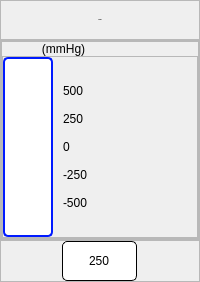
                   <widget class="QFrame" name="vpsensor">
                    <property name="minimumSize">
                     <size>
                      <width>0</width>
                      <height>0</height>
                     </size>
                    </property>
                    <property name="frameShape">
                     <enum>QFrame::NoFrame</enum>
                    </property>
                    <property name="frameShadow">
                     <enum>QFrame::Raised</enum>
                    </property>
                    <layout class="QVBoxLayout" name="verticalLayout_28">
                     <property name="spacing">
                      <number>0</number>
                     </property>
                     <property name="leftMargin">
                      <number>0</number>
                     </property>
                     <property name="topMargin">
                      <number>0</number>
                     </property>
                     <property name="rightMargin">
                      <number>0</number>
                     </property>
                     <property name="bottomMargin">
                      <number>0</number>
                     </property>
                     <item>
                      <widget class="QFrame" name="frame">
                       <property name="frameShape">
                        <enum>QFrame::StyledPanel</enum>
                       </property>
                       <property name="frameShadow">
                        <enum>QFrame::Raised</enum>
                       </property>
                       <layout class="QHBoxLayout" name="horizontalLayout_2">
                        <item>
                         <widget class="QLabel" name="s1_label_7">
                          <property name="minimumSize">
                           <size>
                            <width>100</width>
                            <height>20</height>
                           </size>
                          </property>
                          <property name="maximumSize">
                           <size>
                            <width>16777215</width>
                            <height>20</height>
                           </size>
                          </property>
                          <property name="font">
                           <font>
                            <family>Roboto</family>
                            <pointsize>-1</pointsize>
                            <weight>75</weight>
                            <italic>false</italic>
                            <bold>true</bold>
                           </font>
                          </property>
                          <property name="styleSheet">
                           <string notr="true">font: bold 26px &quot;Roboto&quot;;</string>
                          </property>
                          <property name="text">
                           <string>V.Press</string>
                          </property>
                          <property name="alignment">
                           <set>Qt::AlignCenter</set>
                          </property>
                         </widget>
                        </item>
                       </layout>
                      </widget>
                     </item>
                     <item>
                      <widget class="QFrame" name="frame_2">
                       <property name="frameShape">
                        <enum>QFrame::StyledPanel</enum>
                       </property>
                       <property name="frameShadow">
                        <enum>QFrame::Raised</enum>
                       </property>
                       <layout class="QVBoxLayout" name="verticalLayout_4">
                        <property name="spacing">
                         <number>0</number>
                        </property>
                        <property name="leftMargin">
                         <number>0</number>
                        </property>
                        <property name="topMargin">
                         <number>0</number>
                        </property>
                        <property name="rightMargin">
                         <number>0</number>
                        </property>
                        <property name="bottomMargin">
                         <number>0</number>
                        </property>
                        <item>
                         <widget class="QFrame" name="frame_4">
                          <property name="frameShape">
                           <enum>QFrame::StyledPanel</enum>
                          </property>
                          <property name="frameShadow">
                           <enum>QFrame::Raised</enum>
                          </property>
                          <layout class="QVBoxLayout" name="verticalLayout_3">
                           <property name="spacing">
                            <number>0</number>
                           </property>
                           <property name="leftMargin">
                            <number>0</number>
                           </property>
                           <property name="topMargin">
                            <number>0</number>
                           </property>
                           <property name="rightMargin">
                            <number>0</number>
                           </property>
                           <property name="bottomMargin">
                            <number>0</number>
                           </property>
                           <item>
                            <widget class="QLabel" name="label_3">
                             <property name="styleSheet">
                              <string notr="true">font : 16px &quot;Roboto&quot;</string>
                             </property>
                             <property name="text">
                              <string>            (mmHg)</string>
                             </property>
                            </widget>
                           </item>
                           <item>
                            <widget class="QFrame" name="frame_5">
                             <property name="frameShape">
                              <enum>QFrame::StyledPanel</enum>
                             </property>
                             <property name="frameShadow">
                              <enum>QFrame::Raised</enum>
                             </property>
                             <layout class="QHBoxLayout" name="horizontalLayout_5">
                              <property name="spacing">
                               <number>10</number>
                              </property>
                              <property name="leftMargin">
                               <number>0</number>
                              </property>
                              <property name="topMargin">
                               <number>0</number>
                              </property>
                              <property name="rightMargin">
                               <number>0</number>
                              </property>
                              <property name="bottomMargin">
                               <number>0</number>
                              </property>
                              <item>
                               <widget class="QProgressBar" name="s1_bar_5">
                                <property name="sizePolicy">
                                 <sizepolicy hsizetype="Preferred" vsizetype="Preferred">
                                  <horstretch>0</horstretch>
                                  <verstretch>0</verstretch>
                                 </sizepolicy>
                                </property>
                                <property name="minimumSize">
                                 <size>
                                  <width>50</width>
                                  <height>180</height>
                                 </size>
                                </property>
                                <property name="maximumSize">
                                 <size>
                                  <width>50</width>
                                  <height>180</height>
                                 </size>
                                </property>
                                <property name="contextMenuPolicy">
                                 <enum>Qt::DefaultContextMenu</enum>
                                </property>
                                <property name="layoutDirection">
                                 <enum>Qt::LeftToRight</enum>
                                </property>
                                <property name="autoFillBackground">
                                 <bool>false</bool>
                                </property>
                                <property name="styleSheet">
                                 <string notr="true">QProgressBar {
    text-align: center;
	background: #FFFFFF;
	border: 2px solid #001AFF;
	box-sizing: border-box;
	border-radius: 5px;
}
QProgressBar::chunk {
    background: #001AFF;
}</string>
                                </property>
                                <property name="minimum">
                                 <number>0</number>
                                </property>
                                <property name="maximum">
                                 <number>5000</number>
                                </property>
                                <property name="value">
                                 <number>0</number>
                                </property>
                                <property name="alignment">
                                 <set>Qt::AlignRight|Qt::AlignTrailing|Qt::AlignVCenter</set>
                                </property>
                                <property name="textVisible">
                                 <bool>false</bool>
                                </property>
                                <property name="orientation">
                                 <enum>Qt::Vertical</enum>
                                </property>
                                <property name="invertedAppearance">
                                 <bool>false</bool>
                                </property>
                                <property name="textDirection">
                                 <enum>QProgressBar::BottomToTop</enum>
                                </property>
                                <property name="format">
                                 <string>%v</string>
                                </property>
                               </widget>
                              </item>
                              <item>
                               <widget class="QLabel" name="label_2">
                                <property name="styleSheet">
                                 <string notr="true">font : 16px &quot;Roboto&quot;</string>
                                </property>
                                <property name="text">
                                 <string>500

250

0

-250

-500</string>
                                </property>
                                <property name="alignment">
                                 <set>Qt::AlignLeading|Qt::AlignLeft|Qt::AlignVCenter</set>
                                </property>
                               </widget>
                              </item>
                             </layout>
                            </widget>
                           </item>
                          </layout>
                         </widget>
                        </item>
                       </layout>
                      </widget>
                     </item>
                     <item>
                      <widget class="QFrame" name="frame_3">
                       <property name="frameShape">
                        <enum>QFrame::StyledPanel</enum>
                       </property>
                       <property name="frameShadow">
                        <enum>QFrame::Raised</enum>
                       </property>
                       <layout class="QHBoxLayout" name="horizontalLayout_4">
                        <property name="spacing">
                         <number>0</number>
                        </property>
                        <property name="leftMargin">
                         <number>0</number>
                        </property>
                        <property name="topMargin">
                         <number>0</number>
                        </property>
                        <property name="rightMargin">
                         <number>0</number>
                        </property>
                        <property name="bottomMargin">
                         <number>0</number>
                        </property>
                        <item>
                         <widget class="QLineEdit" name="s1_edit_15">
                          <property name="sizePolicy">
                           <sizepolicy hsizetype="Preferred" vsizetype="Preferred">
                            <horstretch>0</horstretch>
                            <verstretch>0</verstretch>
                           </sizepolicy>
                          </property>
                          <property name="minimumSize">
                           <size>
                            <width>75</width>
                            <height>40</height>
                           </size>
                          </property>
                          <property name="maximumSize">
                           <size>
                            <width>75</width>
                            <height>40</height>
                           </size>
                          </property>
                          <property name="styleSheet">
                           <string notr="true">background: #FFFFFF;
border: 1px solid #000000;
border-radius: 5px;
font: bold 16px &quot;Roboto&quot;;</string>
                          </property>
                          <property name="text">
                           <string>250</string>
                          </property>
                          <property name="alignment">
                           <set>Qt::AlignCenter</set>
                          </property>
                         </widget>
                        </item>
                       </layout>
                      </widget>
                     </item>
                    </layout>
                   </widget>
